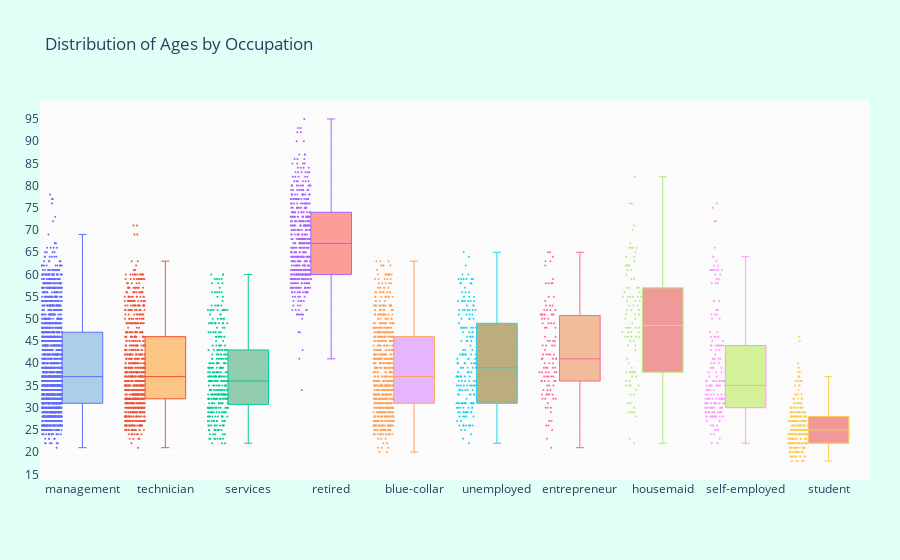

Notebook source saved alongside this figure:
### Code cell
# Now let's see which occupation tended to have more balance in their accounts

suscribed_df = df.loc[df["deposit"] == "yes"]

occupations = df["job"].unique().tolist()

# Get the balances by jobs
management = suscribed_df["age"].loc[suscribed_df["job"] == "management"].values
technician = suscribed_df["age"].loc[suscribed_df["job"] == "technician"].values
services = suscribed_df["age"].loc[suscribed_df["job"] == "services"].values
retired = suscribed_df["age"].loc[suscribed_df["job"] == "retired"].values
blue_collar = suscribed_df["age"].loc[suscribed_df["job"] == "blue-collar"].values
unemployed = suscribed_df["age"].loc[suscribed_df["job"] == "unemployed"].values
entrepreneur = suscribed_df["age"].loc[suscribed_df["job"] == "entrepreneur"].values
housemaid = suscribed_df["age"].loc[suscribed_df["job"] == "housemaid"].values
self_employed = suscribed_df["age"].loc[suscribed_df["job"] == "self-employed"].values
student = suscribed_df["age"].loc[suscribed_df["job"] == "student"].values


ages = [management, technician, services, retired, blue_collar, unemployed, 
         entrepreneur, housemaid, self_employed, student]

colors = ['rgba(93, 164, 214, 0.5)', 'rgba(255, 144, 14, 0.5)',
          'rgba(44, 160, 101, 0.5)', 'rgba(255, 65, 54, 0.5)', 
          'rgba(207, 114, 255, 0.5)', 'rgba(127, 96, 0, 0.5)',
         'rgba(229, 126, 56, 0.5)', 'rgba(229, 56, 56, 0.5)',
         'rgba(174, 229, 56, 0.5)', 'rgba(229, 56, 56, 0.5)']

traces = []

for xd, yd, cls in zip(occupations, ages, colors):
        traces.append(go.Box(
            y=yd,
            name=xd,
            boxpoints='all',
            jitter=0.5,
            whiskerwidth=0.2,
            fillcolor=cls,
            marker=dict(
                size=2,
            ),
            line=dict(width=1),
        ))

layout = go.Layout(
    title='Distribution of Ages by Occupation',
    yaxis=dict(
        autorange=True,
        showgrid=True,
        zeroline=True,
        dtick=5,
        gridcolor='rgb(255, 255, 255)',
        gridwidth=1,
        zerolinecolor='rgb(255, 255, 255)',
        zerolinewidth=2,
    ),
    margin=dict(
        l=40,
        r=30,
        b=80,
        t=100,
    ),
    paper_bgcolor='rgb(224,255,246)',
    plot_bgcolor='rgb(251,251,251)',
    showlegend=False
)

fig = go.Figure(data=traces, layout=layout)
iplot(fig)

### Figure 1 — Plotly figure (JSON) as saved in the notebook; plotly's stock layout.template omitted (floating-point values rounded to 4 significant figures; data arrays with more than 128 entries replaced by an {"elided": "..."} marker saying what was removed)
{"data": [{"boxpoints": "all", "fillcolor": "rgba(93, 164, 214, 0.5)", "jitter": 0.5, "line": {"width": 1}, "marker": {"size": 2}, "name": "management", "type": "box", "whiskerwidth": 0.2, "y": {"elided": "1829 int values"}}, {"boxpoints": "all", "fillcolor": "rgba(255, 144, 14, 0.5)", "jitter": 0.5, "line": {"width": 1}, "marker": {"size": 2}, "name": "technician", "type": "box", "whiskerwidth": 0.2, "y": {"elided": "790 int values"}}, {"boxpoints": "all", "fillcolor": "rgba(44, 160, 101, 0.5)", "jitter": 0.5, "line": {"width": 1}, "marker": {"size": 2}, "name": "services", "type": "box", "whiskerwidth": 0.2, "y": {"elided": "345 int values"}}, {"boxpoints": "all", "fillcolor": "rgba(255, 65, 54, 0.5)", "jitter": 0.5, "line": {"width": 1}, "marker": {"size": 2}, "name": "retired", "type": "box", "whiskerwidth": 0.2, "y": {"elided": "490 int values"}}, {"boxpoints": "all", "fillcolor": "rgba(207, 114, 255, 0.5)", "jitter": 0.5, "line": {"width": 1}, "marker": {"size": 2}, "name": "blue-collar", "type": "box", "whiskerwidth": 0.2, "y": {"elided": "677 int values"}}, {"boxpoints": "all", "fillcolor": "rgba(127, 96, 0, 0.5)", "jitter": 0.5, "line": {"width": 1}, "marker": {"size": 2}, "name": "unemployed", "type": "box", "whiskerwidth": 0.2, "y": {"elided": "190 int values"}}, {"boxpoints": "all", "fillcolor": "rgba(229, 126, 56, 0.5)", "jitter": 0.5, "line": {"width": 1}, "marker": {"size": 2}, "name": "entrepreneur", "type": "box", "whiskerwidth": 0.2, "y": [23, 45, 51, 53, 58, 42, 42, 36, 41, 36, 33, 52, 33, 45, 35, 34, 30, 51, 46, 27, 40, 43, 35, 50, 41, 38, 49, 50, 42, 48, 44, 46, 51, 27, 45, 37, 39, 51, 30, 45, 38, 52, 41, 33, 30, 26, 26, 48, 34, 51, 32, 36, 54, 52, 32, 51, 49, 35, 34, 58, 39, 39, 37, 38, 37, 55, 38, 36, 52, 37, 42, 44, 55, 39, 25, 53, 51, 64, 53, 33, 65, 32, 63, 21, 38, 65, 33, 40, 40, 63, 44, 38, 49, 36, 36, 32, 48, 41, 58, 59, 31, 49, 42, 39, 29, 50, 41, 62, 44, 37, 58]}, {"boxpoints": "all", "fillcolor": "rgba(229, 56, 56, 0.5)", "jitter": 0.5, "line": {"width": 1}, "marker": {"size": 2}, "name": "housemaid", "type": "box", "whiskerwidth": 0.2, "y": [52, 53, 56, 41, 57, 47, 55, 35, 52, 46, 55, 39, 48, 53, 46, 44, 59, 55, 51, 59, 57, 34, 33, 48, 62, 65, 33, 62, 76, 51, 23, 38, 47, 43, 35, 36, 38, 35, 49, 70, 45, 48, 63, 50, 52, 66, 76, 53, 38, 57, 71, 46, 66, 38, 64, 29, 48, 38, 56, 55, 29, 46, 66, 55, 82, 48, 48, 29, 67, 61, 61, 31, 47, 66, 45, 54, 55, 60, 28, 62, 47, 31, 50, 40, 54, 54, 46, 29, 64, 30, 62, 36, 37, 57, 37, 51, 44, 22, 35, 38]}, {"boxpoints": "all", "fillcolor": "rgba(174, 229, 56, 0.5)", "jitter": 0.5, "line": {"width": 1}, "marker": {"size": 2}, "name": "self-employed", "type": "box", "whiskerwidth": 0.2, "y": {"elided": "177 int values"}}, {"boxpoints": "all", "fillcolor": "rgba(229, 56, 56, 0.5)", "jitter": 0.5, "line": {"width": 1}, "marker": {"size": 2}, "name": "student", "type": "box", "whiskerwidth": 0.2, "y": {"elided": "258 int values"}}], "layout": {"margin": {"b": 80, "l": 40, "r": 30, "t": 100}, "paper_bgcolor": "rgb(224,255,246)", "plot_bgcolor": "rgb(251,251,251)", "showlegend": false, "title": {"text": "Distribution of Ages by Occupation"}, "yaxis": {"autorange": true, "dtick": 5, "gridcolor": "rgb(255, 255, 255)", "gridwidth": 1, "showgrid": true, "zeroline": true, "zerolinecolor": "rgb(255, 255, 255)", "zerolinewidth": 2}}}
